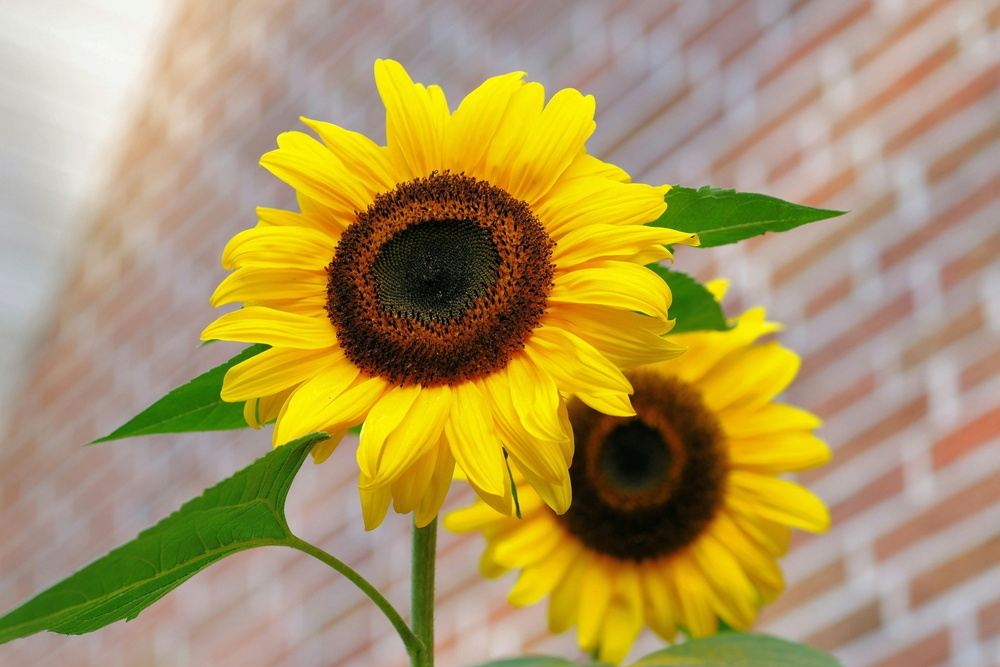
#> input picture cicek.jpg, 1000 x 667 px, shrunk from 6048 x 4032 before the run
$ python cizim.py
#> lines starting #> are read from the running program, lines starting #| are printed output that depends on the picture
import numpy as np
import imageio
import scipy.ndimage
import cv2

def rgb2gray(rgb):
    return np.dot(rgb[...,:3],[0.1989,0.5878,0.1140])

def dodge(front, back):
    final_sketch = front * 255 / (255 - back )
    final_sketch[final_sketch > 255] = 255
    final_sketch[back == 255] = 255
    return final_sketch

img = "cicek.jpg"

# Resmi yükle
ss = cv2.imread(img)
#> ss is the input picture: shape (667, 1000, 3); mean B, G, R 94.7, 151.5, 172.4
# Resmi gri tonlamalı hale dönüştür
gray = rgb2gray(ss)
#> in rgb2gray, `return np.dot(rgb[...,:3],[0.1989,0.5878,0.1140])`:
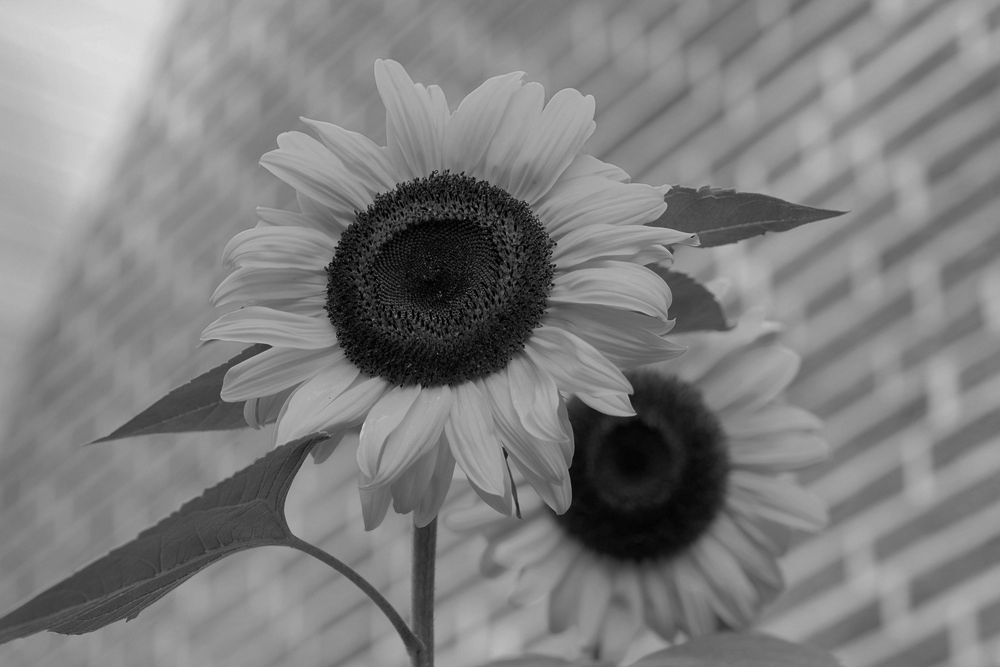
#> returned value: shape (667, 1000) float64; min 0, max 223.4, mean 127.5
# Ters gri tonlamalı resim elde et
i = 255 - gray
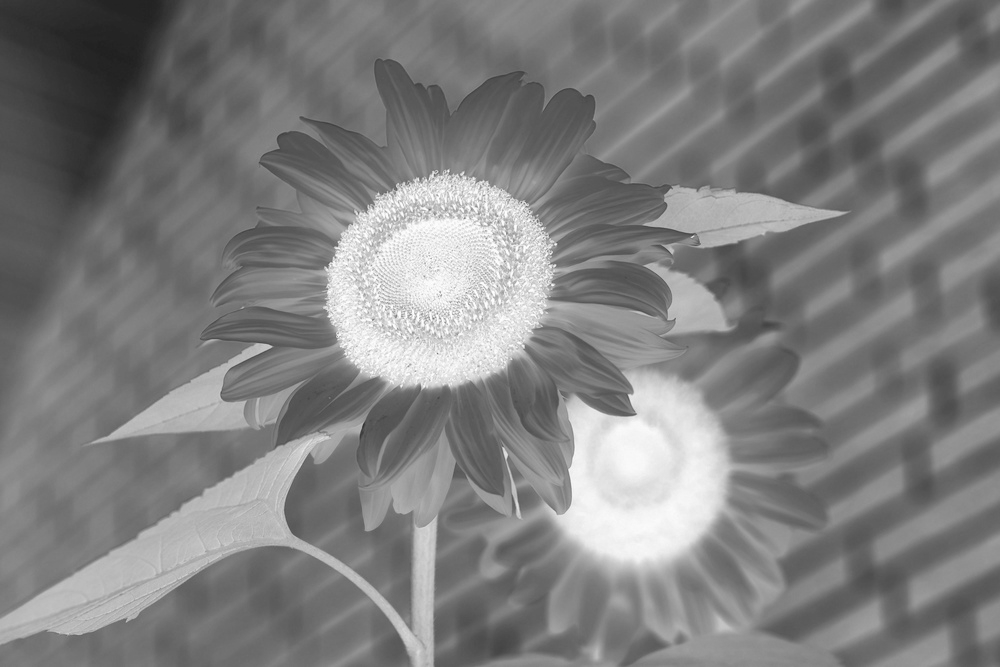
#> i: shape (667, 1000) float64; min 31.56, max 255, mean 127.5
# Gaussian blur uygula
blur = scipy.ndimage.filters.gaussian_filter(i, sigma=25)
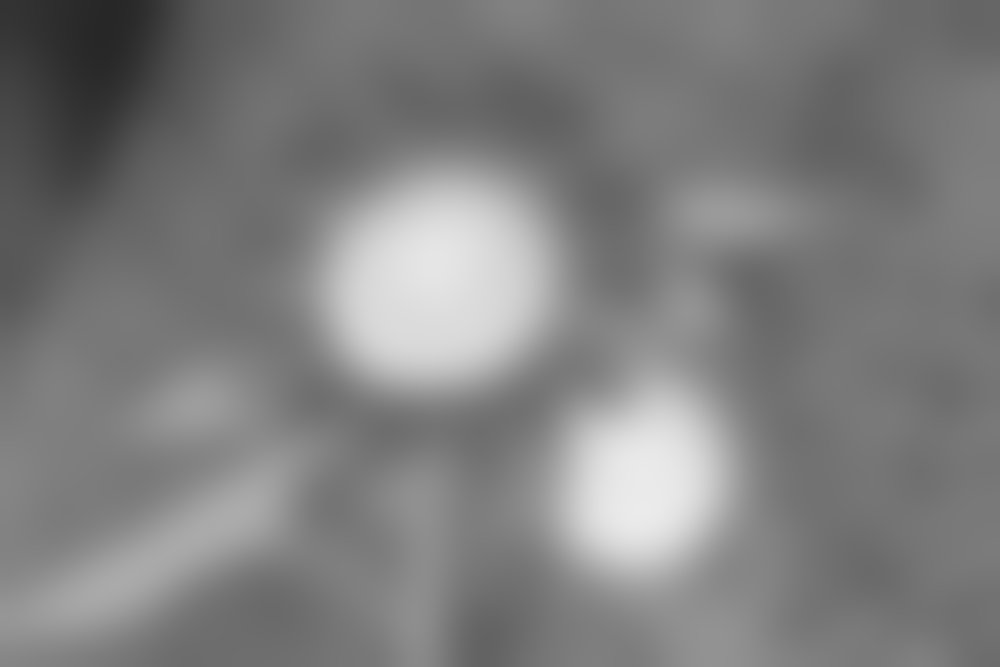
#> blur: shape (667, 1000) float64; min 39.5, max 235.2, mean 127.5
# Dodge efekti uygula
r = dodge(blur, gray)
#> in dodge, `final_sketch = front * 255 / (255 - back )`:
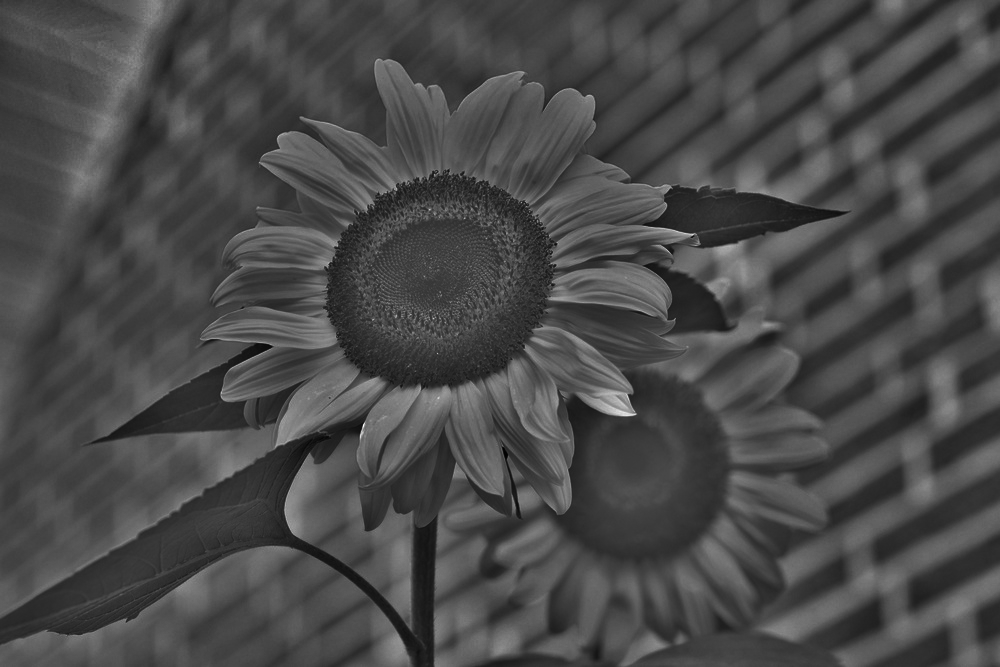
#> final_sketch: shape (667, 1000) float64; min 135.5, max 572.3, mean 262; drawn with min black and max white
#> in dodge, `final_sketch[final_sketch > 255] = 255`:
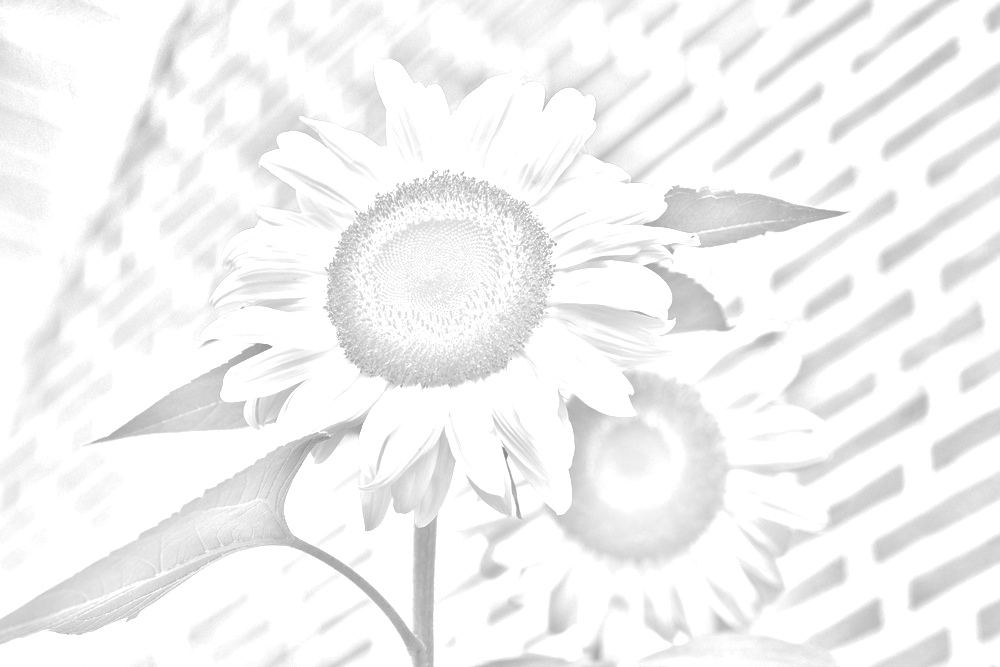
#> final_sketch: shape (667, 1000) float64; min 135.5, max 255, mean 243.6
# Sonucu PNG olarak kaydet
cv2.imwrite("rob4.png", r)

$ run again, with ks.jpg copied over cicek.jpg
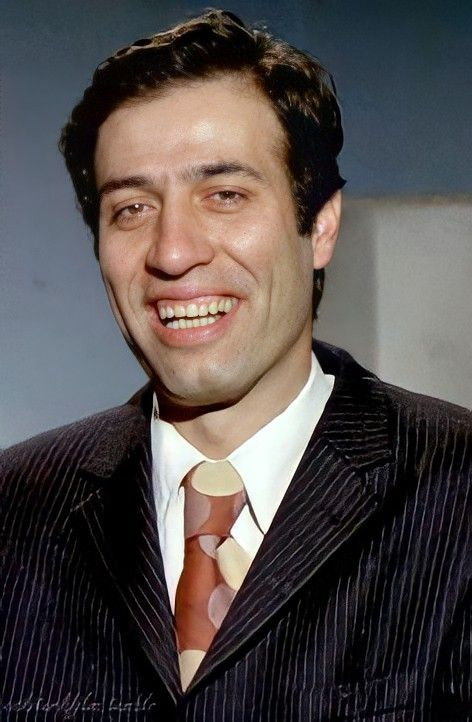
#> input picture ks.jpg, 472 x 722 px
#> ss is the input picture: shape (722, 472, 3); mean B, G, R 75.8, 77.1, 83.8
#> `blur = scipy.ndimage.filters.gaussian_filter(i, sigma=25)`:
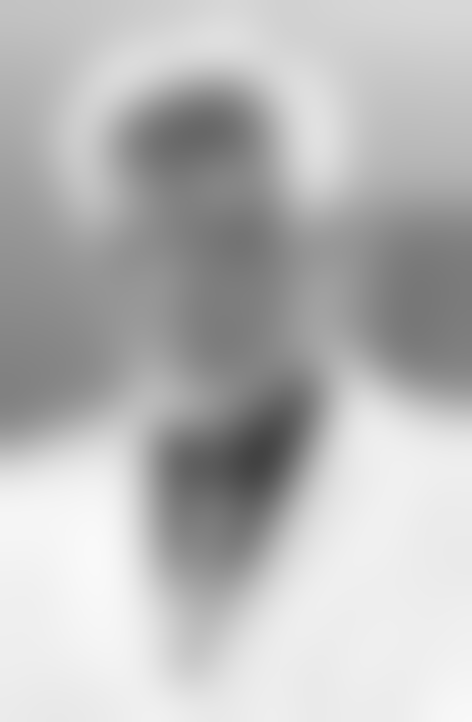
#> blur: shape (722, 472) float64; min 66, max 249.5, mean 185.1
#> in dodge, `final_sketch[final_sketch > 255] = 255`:
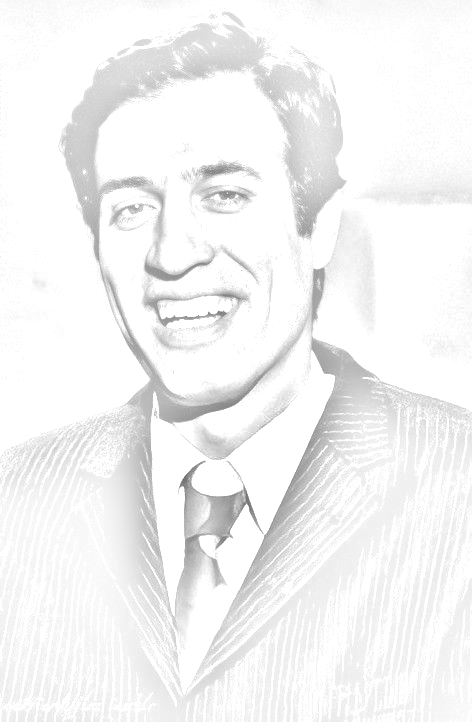
#> final_sketch: shape (722, 472) float64; min 109.5, max 255, mean 243.5
